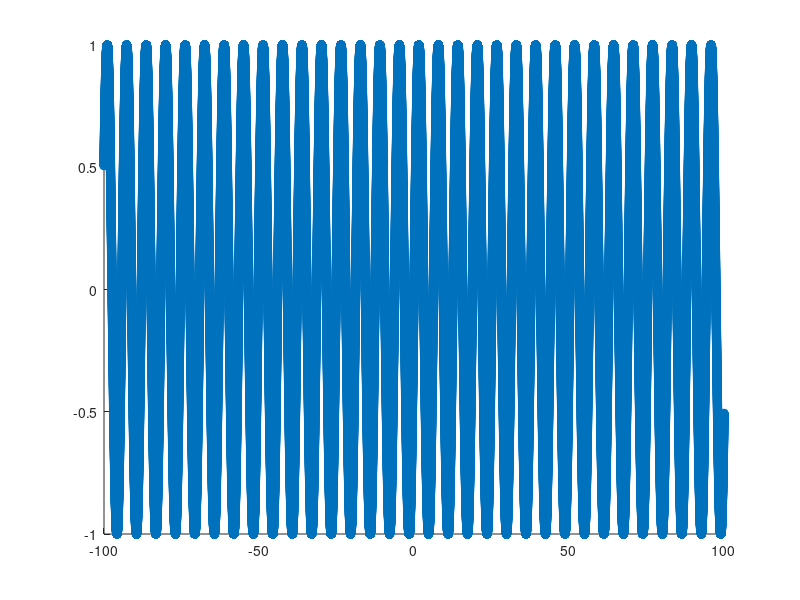

Recreate this plot in MATLAB.
a = 5;
if a > 6
    a = a+1;
else
    a = a-1;
end

a;
f = @(x) sin(x);

%seznam abcis
x = -100:0.001:100;

%seznam ordinat
y = f(x);
plot(x, y);
xlabel('x');
ylabel('f(x)');
grid on;
scatter(x,y)
